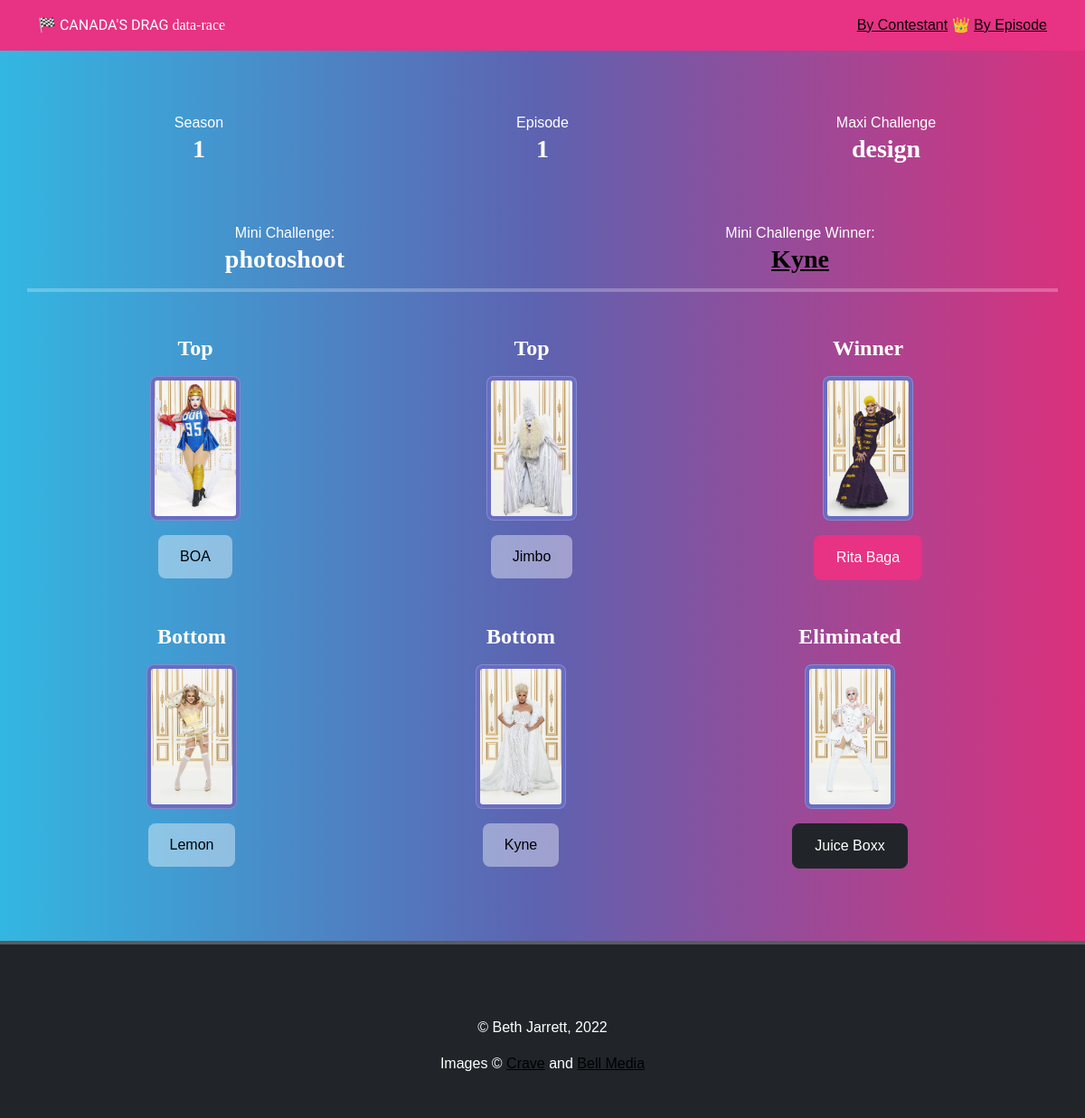
/episode.php?id=1, run on the app's committed database.
### tables this page shows
CREATE TABLE `episodechallenge` (
  `epchall_id` int(11) NOT NULL,
  `season` int(11) DEFAULT NULL,
  `episode` int(11) DEFAULT NULL,
  `mini` int(11) DEFAULT NULL,
  `maxi` int(11) DEFAULT NULL
);

CREATE TABLE `maxichallenge` (
  `maxi_id` int(11) NOT NULL,
  `maxi_challenge` varchar(100) DEFAULT NULL
);

CREATE TABLE `minichallenge` (
  `mini_id` int(11) NOT NULL,
  `mini_challenge` varchar(100) DEFAULT NULL
);

CREATE TABLE `result` (
  `result_id` int(11) NOT NULL,
  `contestant_id` int(11) DEFAULT NULL,
  `episode_id` int(11) DEFAULT NULL,
  `mini_result` int(11) DEFAULT NULL,
  `maxi_result` int(11) DEFAULT NULL
);

CREATE TABLE `contestant` (
  `contestant_id` int(11) NOT NULL,
  `contestant_season` int(11) NOT NULL,
  `contestant_name` varchar(60) NOT NULL,
  `contestant_age` int(11) NOT NULL
);

### includes/sqlquery.php (called while the page is built, shortened)
<?php
        $result = mysqli_query($connect, $query);
?>

### episode.php (the view)
<?php
include( 'includes/database.php' );
include( 'includes/header.php' );
?>
<div class="container">
<?php
    $query = 'SELECT episodechallenge.episode, episodechallenge.season, maxichallenge.maxi_challenge
    FROM episodechallenge
    JOIN maxichallenge
    ON episodechallenge.maxi = maxichallenge.maxi_id
    WHERE episodechallenge.episode = '.$_GET['id'].'
    LIMIT 1';
    include( 'includes/sqlquery.php' );
        while ($record = mysqli_fetch_assoc($result))
        {
            echo '
            <div class="row pt-4 text-center">
                <div class="col">Season <h3>'
                . $record['season'] . '</h3>
                </div><div class="col"> Episode <h3>'
                . $record['episode'] . '</h3>
                </div><div class="col"> Maxi Challenge <h3>'
                . $record['maxi_challenge'] .  '</h3>
                </div>
                </div>';
        }
?>
<?php
    $query = 'SELECT episodechallenge.episode, minichallenge.mini_challenge
    FROM episodechallenge
    JOIN minichallenge
    ON episodechallenge.mini = minichallenge.mini_id
    WHERE episodechallenge.episode = '.$_GET['id'].'';
    include( 'includes/sqlquery.php' );
        if ($record = mysqli_fetch_assoc($result))
        {
            echo '<div class="row pt-4 text-center">
                <div class="col">Mini Challenge:<h3>' . $record['mini_challenge'] . '</h3></div>';
        }
?>
<?php
    $query = 'SELECT result.mini_result, contestant.contestant_name, contestant.contestant_id
    FROM result
    JOIN contestant
    ON result.contestant_id = contestant.contestant_id
    WHERE result.episode_id = '.$_GET['id'].' AND result.mini_result IS NOT NULL';
    include( 'includes/sqlquery.php' );
        while ($record = mysqli_fetch_assoc($result))
        {
            echo '<div class="col">Mini Challenge Winner:
            <h3><a href="details.php?id=' . $record['contestant_id'] . '">' . $record['contestant_name'] . '</a></h3></div>';
        }
?>
        <hr>
        <div class="row pt-2 text-center">
<?php
    $query = 'SELECT result.mini_result, contestant.contestant_name, contestant.contestant_id
    FROM contestant
    JOIN result
    ON result.contestant_id = contestant.contestant_id
    WHERE result.episode_id = '.$_GET['id'].' AND result.maxi_result = 4 OR result.episode_id = '.$_GET['id'].' AND result.maxi_result = 3';
    include( 'includes/sqlquery.php' );
        while ($record = mysqli_fetch_assoc($result))
        {
            echo '<div class="col"><h4>Top</h4>
                <div class="pb-2"><img class="img-fluid img-thumbnail ep-profile-img" src="img/' . $record['contestant_id'] . '.jpg"></div>
                <a href="details.php?id=' . $record['contestant_id'] . '" class="btn btn-secondary">' . $record['contestant_name'] . '</a>
            </div>';
        }
?>
<?php
    $query = 'SELECT result.mini_result, contestant.contestant_name, contestant.contestant_id
    FROM contestant
    JOIN result
    ON result.contestant_id = contestant.contestant_id
    WHERE result.episode_id = '.$_GET['id'].' AND result.maxi_result = 5 ';
    include( 'includes/sqlquery.php' );
        while ($record = mysqli_fetch_assoc($result))
        {
            echo '<div class="col"><h4>Winner</h4>
                <div class="pb-2"><img class="img-fluid img-thumbnail ep-profile-img" src="img/' . $record['contestant_id'] . '.jpg"></div>
                <a href="details.php?id=' . $record['contestant_id'] . '"  class="btn btn-primary text-white">' . $record['contestant_name'] . '</a>
            </div>';
        }
?>
        <div class="row pt-4 text-center">
<?php
    $query = 'SELECT result.mini_result, contestant.contestant_name, contestant.contestant_id
    FROM contestant
    JOIN result
    ON result.contestant_id = contestant.contestant_id
    WHERE result.episode_id = '.$_GET['id'].' AND result.maxi_result = 2 OR result.episode_id = '.$_GET['id'].' AND result.maxi_result = 1';
    include( 'includes/sqlquery.php' );
        while ($record = mysqli_fetch_assoc($result))
        {
            echo '<div class="col"><h4>Bottom</h4>
                <div class="pb-2"><img class="img-fluid img-thumbnail ep-profile-img" src="img/' . $record['contestant_id'] . '.jpg"></div>
                <a href="details.php?id=' . $record['contestant_id'] . '" class="btn btn-secondary">' . $record['contestant_name'] . '</a>
            </div>';
        }
?>
<?php
    $query = 'SELECT result.mini_result, contestant.contestant_name, contestant.contestant_id
    FROM contestant
    JOIN result
    ON result.contestant_id = contestant.contestant_id
    WHERE result.episode_id = '.$_GET['id'].' AND result.maxi_result = 0';
    include( 'includes/sqlquery.php' );
        while ($record = mysqli_fetch_assoc($result))
        {
            echo '<div class="col"><h4>Eliminated</h4>
                <div class="pb-2"><img class="img-fluid img-thumbnail ep-profile-img" src="img/' . $record['contestant_id'] . '.jpg"></div>
                <a href="details.php?id=' . $record['contestant_id'] . '" class="btn btn-dark text-white">' . $record['contestant_name'] . '</a>
            </div>';
        }
?>
</div>
</div>
</div>
</div>
<?php
include( 'includes/footer.php' );
?>

### includes/header.php (shortened to what this page needs)
<!DOCTYPE html>
<html lang="en">
<head>
    <link rel="stylesheet" type="text/css" href="css/bootstrap.min.css">
    <link rel="stylesheet" type="text/css" href="css/style.css">
</head>
<body>
<nav class="navbar navbar-dark bg-primary">
    <div class="container">
        <p class="mb-0 CD">	&#127937; Canada's Drag
        <span class="DR">Data-Race</span></p>
        <div>
            <a href="index.php">By Contestant</a>	&#128081;
            <a href="epindex.php">By Episode</a>
</div>
    </div>
  </nav>

### includes/footer.php
    <div class="pt-4"></div>
    <footer class="text-center bg-dark pb-3">
        <hr>
        <p class="pt-4">&#169; Beth Jarrett, 2022</p>
        <p>Images &#169; <a href="https://www.crave.ca/">Crave</a> and <a href="https://www.bellmedia.ca/">Bell Media</a></p>
    </footer>
</body>
</html>

### css/style.css (style rules this page uses)
body { font-family: 'Fira Sans', sans-serif; }
hr { border: 2px solid; }
.CD { font-family: 'Fahkwang', sans-serif; text-transform: uppercase; }
.DR { font-family: 'Yeseva One', serif; text-transform: lowercase; }
h3, h4 { font-family: 'Yeseva One', serif; }
a, a:link, a:visited, a:active { color: #000; }
.ep-profile-img { max-width: 100px !important; }
.navbar { margin-bottom: 20px; }

### data on the page
episodechallenge: season "1", episode "1", maxi.maxi_challenge "design", mini.mini_challenge "photoshoot"
result: contestant.contestant_name "Kyne", shows a picture
contestant: shows a picture, contestant_name "BOA"
contestant: shows a picture, contestant_name "Jimbo"
result: contestant.contestant_name "Rita Baga"
contestant: shows a picture, contestant_name "Lemon"
result: contestant.contestant_name "Juice Boxx"
